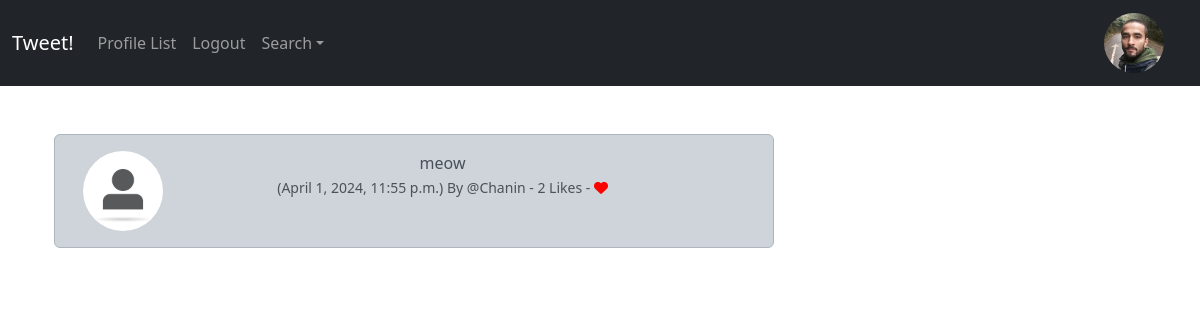
/tweet_show/1 (signed in), run on the app's committed database.
### musker/models.py (models this page shows, shortened)
class Profile(models.Model):
    user = models.OneToOneField(User, on_delete=models.CASCADE)
    follows = models.ManyToManyField('self',
        related_name='followed_by',
        symmetrical=False,
        blank=True)
    date_modified = models.DateTimeField(User, auto_now=True)
    profile_image = models.ImageField(null=True, blank=True, upload_to='images/')
    profile_bio = models.CharField(null=True, blank=True, max_length=500)
    homepage_link = models.CharField(null=True, blank=True, max_length=100)
    instagram_link = models.CharField(null=True, blank=True, max_length=100)
    linkedin_link = models.CharField(null=True, blank=True, max_length=100)

class Tweet(models.Model):
    user = models.ForeignKey(
        User, related_name='tweets',
        on_delete=models.DO_NOTHING
    )
    body = models.CharField(max_length=200)
    created_at = models.DateTimeField(auto_now_add=True)
    likes = models.ManyToManyField(User, related_name='tweet_like', blank=True)
    def number_of_likes(self):
        return self.likes.count()

### musker/views.py (the view)
# urls.py: path('tweet_show/<int:pk>', views.tweet_show, name='tweet_show'),
def tweet_show(request, pk):
    tweet = get_object_or_404(Tweet, id=pk)
    if tweet:
        return render(request, 'show_tweet.html', {'tweet':tweet})
    else:
        messages.success(request, ('That tweet does not exist!'))
    return redirect('home')

### musker/templates/show_tweet.html (shortened to what this page needs)
{% extends 'base.html' %}
{% load static %}
{% block content %}
    <div class="container text-center">
        <div class="row">
            <div class="col-8">
                <br/>
            <div class="alert alert-dark" role="alert">
                <div class="container">
                    <div class="row">
                        <div class="col-1">
                            {% if tweet.user.profile.profile_image %}
                                <img src="{{ tweet.user.profile.profile_image.url }}" alt="{{ profile.user.username }}" width="80" height="80" class="rounded-circle">
                            {% else %}
                                <img src="{% static 'images/profile.png' %}" alt="{{ profile.user.username }}" width="80" height="80" class="rounded-circle">
                            {% endif %}
                        </div>
                        <div class="col-11">
                        {{ tweet.body }}
                        <br/>
                        <small class="text-muted">
                            ({{ tweet.created_at }}) By
                            @{{ tweet.user.username }}
                            - {{ tweet.number_of_likes }} Likes -
                            {% if user in tweet.likes.all %}
                                <a href="{% url 'tweet_like' tweet.id %}">
                                    <i class="fa-solid fa-heart" style="color:red"></i>
                                </a>
                            {% else %}
                                <a href="{% url 'tweet_like' tweet.id %}">
                                    <i class="fa fa-heart-o" style="color:red"></i>
                                </a>
                            {% endif %}
                        </small>
                    </div>
                <br/><br/>
            </div>
        </div>
    </div>
            </div>
            <div class="col-4">
                <br/><br/><br/>
            </div>
        </div>
    </div>
{%  endblock %}

### musker/templates/navbar.html (shortened to what this page needs)
<nav class="navbar navbar-expand-lg navbar-dark bg-dark">
    <div class="container-fluid">
      <a class="navbar-brand" href="{% url 'home' %}">Tweet!</a>
      <div class="collapse navbar-collapse" id="navbarSupportedContent">
        <ul class="navbar-nav me-auto mb-2 mb-lg-0">
          <li class="nav-item">
            <a class="nav-link" href="{% url 'profile_list' %}">Profile List</a>
          </li>
          {% if user.is_authenticated %}
            <li class="nav-item">
              <a class="nav-link" href="{% url 'logout' %}">Logout</a>
            </li>
          {% endif %}
          <li class="nav-item dropdown">
            <a class="nav-link dropdown-toggle" role="button" data-bs-toggle="dropdown" aria-expanded="false" href="">Search</a>
          </li>
        </ul>
        {% load static %}
        {% if user.is_authenticated %}
          <ul class="navbar-nav ml-auto">
            <li class="nav-link navbar-brand">
              <a href="{% url 'profile' request.user.id %}">
                {% if user.profile.profile_image %}
                    <img src="{{ user.profile.profile_image.url }}" class="rounded-circle" width="60">
                  {% else %}
                    <img src="{% static 'images/profile.png' %}" class="img-fluid rounded-circle" alt="Profile image" width="60">
                  {% endif %}
              </a>
            </li>
          </ul>
        {% endif %}
      </div>
    </div>
  </nav>

### data on the page
Tweet: body "meow", created_at "April 1, 2024, 11:55 p.m.", user.username "Chanin", number_of_likes "2"
